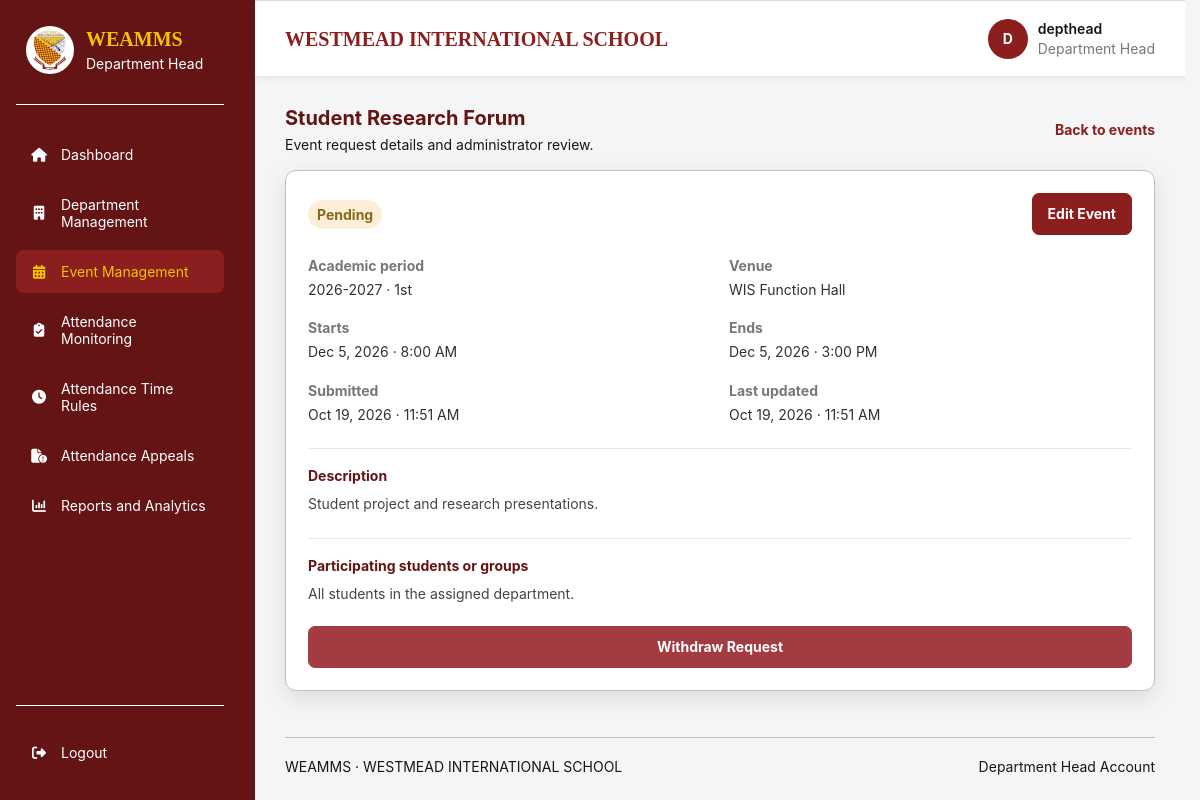
The app's page /department-head/events/view.php?id=5 (signed in) with its own data.
### tables this page shows
CREATE TABLE `events` (
  `event_id` bigint(20) UNSIGNED NOT NULL,
  `department_id` bigint(20) UNSIGNED NOT NULL,
  `requested_by` bigint(20) UNSIGNED NOT NULL,
  `academic_period_id` bigint(20) UNSIGNED NOT NULL,
  `event_title` varchar(200) NOT NULL,
  `event_description` text DEFAULT NULL,
  `venue` varchar(200) DEFAULT NULL,
  `start_at` datetime NOT NULL,
  `end_at` datetime NOT NULL,
  `attendance_opens_at` datetime DEFAULT NULL,
  `attendance_closes_at` datetime DEFAULT NULL,
  `event_status` enum('pending','approved','rejected','cancelled','cancellation_requested','completed') NOT NULL DEFAULT 'pending',
  `admin_reviewed_by` bigint(20) UNSIGNED DEFAULT NULL,
  `admin_reviewed_at` datetime DEFAULT NULL,
  `admin_remarks` text DEFAULT NULL,
  `cancellation_requested_at` datetime DEFAULT NULL,
  `cancellation_requested_by` bigint(20) UNSIGNED DEFAULT NULL,
  `cancellation_request_remarks` text DEFAULT NULL,
  `created_at` timestamp NOT NULL DEFAULT current_timestamp(),
  `updated_at` timestamp NOT NULL DEFAULT current_timestamp() ON UPDATE current_timestamp()
);

CREATE TABLE `academic_periods` (
  `academic_period_id` bigint(20) UNSIGNED NOT NULL,
  `academic_year` varchar(20) NOT NULL,
  `semester` enum('1st','2nd','Summer','Other') NOT NULL DEFAULT '1st',
  `start_date` date NOT NULL,
  `end_date` date NOT NULL,
  `is_current` tinyint(1) NOT NULL DEFAULT 0,
  `created_at` timestamp NOT NULL DEFAULT current_timestamp()
);

### includes/department_head_context.php (called while the page is built, shortened)
<?php
function dhEscape(mixed $value): string
{
    return htmlspecialchars(
        (string) $value,
        ENT_QUOTES,
        'UTF-8'
    );
}

### department-head/events/view.php (the view, shortened to what this page needs)
<?php
require_once __DIR__ . '/../../includes/department_head_layout_start.php';
$eventId = filter_var($_GET['id'] ?? null, FILTER_VALIDATE_INT);
$stmt = $pdo->prepare(
    'SELECT e.event_id, e.event_title, e.event_description, e.venue,
            e.start_at, e.end_at, e.event_status, e.admin_remarks,
            e.cancellation_request_remarks, e.cancellation_requested_at,
            e.created_at, e.updated_at, ap.academic_year, ap.semester
     FROM events e
     INNER JOIN academic_periods ap
        ON ap.academic_period_id = e.academic_period_id
     WHERE e.event_id = ? AND e.department_id = ?
     LIMIT 1'
);
$stmt->execute([$eventId, $departmentId]);
$event = $stmt->fetch(PDO::FETCH_ASSOC);
$eventStatus = strtolower($event['event_status']);
$participantStmt = $pdo->prepare(
    'SELECT participant_type, student_id, year_level, section
     FROM event_participants WHERE event_id = ?'
);
$participantStmt->execute([$eventId]);
$participants = $participantStmt->fetchAll(PDO::FETCH_ASSOC);
$hasPendingChange = false;
?>
<section class="dashboard-section management-page">
    <div class="section-heading">
        <div>
            <h2><?= dhEscape($event['event_title']) ?></h2>
            <p>Event request details and administrator review.</p>
        </div>
        <a class="management-link" href="<?= dhEscape($baseUrl) ?>/department-head/events/index.php">Back to events</a>
    </div>
    <div class="management-detail department-panel">
        <div class="management-detail-heading">
            <span class="status-pill status-<?= dhEscape($eventStatus) ?>"><?= dhEscape(ucwords(str_replace('_', ' ', $eventStatus))) ?></span>
            <?php if (in_array($eventStatus, ['pending', 'rejected'], true) || ($eventStatus === 'approved' && !$hasPendingChange)): ?>
                <a class="management-button" href="<?= dhEscape($baseUrl) ?>/department-head/events/edit.php?id=<?= (int) $eventId ?>">Edit Event</a>
            <?php endif; ?>
        </div>
        <dl class="management-detail-grid">
            <div>
                <dt>Academic period</dt>
                <dd><?= dhEscape($event['academic_year']) ?> · <?= dhEscape($event['semester']) ?></dd>
            </div>
            <div>
                <dt>Venue</dt>
                <dd><?= dhEscape($event['venue'] ?: 'Not specified') ?></dd>
            </div>
            <div>
                <dt>Starts</dt>
                <dd><?= dhEscape(date('M j, Y · g:i A', strtotime($event['start_at']))) ?></dd>
            </div>
            <div>
                <dt>Ends</dt>
                <dd><?= dhEscape(date('M j, Y · g:i A', strtotime($event['end_at']))) ?></dd>
            </div>
            <div>
                <dt>Submitted</dt>
                <dd><?= dhEscape(date('M j, Y · g:i A', strtotime($event['created_at']))) ?></dd>
            </div>
            <div>
                <dt>Last updated</dt>
                <dd><?= dhEscape(date('M j, Y · g:i A', strtotime($event['updated_at']))) ?></dd>
            </div>
        </dl>
        <div class="management-detail-section">
            <h3>Description</h3>
            <p><?= nl2br(dhEscape($event['event_description'] ?: 'No description provided.')) ?></p>
        </div>
        <div class="management-detail-section">
            <h3>Participating students or groups</h3>
            <?php if ($participants === []): ?>
                <p>All students in the assigned department.</p>
            <?php endif; ?>
        </div>
        <?php if (in_array($eventStatus, ['pending', 'approved'], true)): ?>
            <form class="management-form-actions" method="post" action="<?= dhEscape($baseUrl) ?>/department-head/events/cancel.php">
                <?php if ($eventStatus === 'approved'): ?>
                    <label for="cancellation-remarks">Reason for cancellation</label>
                    <textarea id="cancellation-remarks" name="remarks" maxlength="1000" required></textarea>
                    <button class="management-button management-button-danger" type="submit">Request Cancellation</button>
                <?php else: ?>
                    <button class="management-button management-button-danger" type="submit">Withdraw Request</button>
                <?php endif; ?>
            </form>
        <?php endif; ?>
    </div>
</section>
<?php require __DIR__ . '/../../includes/footer.php'; ?>
</main>
</body>
</html>

### assets/css/style.css (style rules this page uses)
:root { --wis-maroon-light: #B43737; --wis-maroon: #8B1E1E; --wis-maroon-dark: #641414; --wis-gold: #F2C300; --wis-gold-dark: #D6A900; --wis-white: #FFFFFF; --wis-light-blue: #E8F0FE; --wis-black: #171717; --wis-background: #F5F5F5; --wis-border: #B8C1CC; --wis-shadow: 0 8px 25px rgba(0, 0, 0, 0.10); }
* { box-sizing: border-box; margin: 0; padding: 0; }
html { scroll-behavior: smooth; }
body { display: flex; justify-content: center; align-items: flex-start; min-height: 100vh; padding: 0 20px; background: var(--wis-background); color: var(--wis-black); font-family: Arial, Helvetica, sans-serif; }
form { width: 100%; margin: 0 auto; }
button { display: block; width: 100%; min-height: 48px; padding: 12px 14px; border: 2px solid var(--wis-maroon); border-radius: 7px; background: var(--wis-maroon); color: var(--wis-white); font-family: Arial, Helvetica, sans-serif; font-size: 14px; font-weight: 700; cursor: pointer; transition: background 0.2s ease, border-color 0.2s ease, color 0.2s ease, transform 0.2s ease; }

### records on screen
events: event_title "Student Research Forum", event_status "Pending", academic_period.academic_year "2026-2027", academic_period.semester "1st", venue "WIS Function Hall", start_at "Dec 5, 2026 · 8:00 AM", end_at "Dec 5, 2026 · 3:00 PM", created_at "Oct 19, 2026 · 11:51 AM", updated_at "Oct 19, 2026 · 11:51 AM", event_description "Student project and research presentations."

### other values on screen
str_replace('_', ' ', $role) "Department Head"
$label "Dashboard"
$label "Department Management"
$label "Event Management"
$label "Attendance Monitoring"
$label "Attendance Time Rules"
$label "Attendance Appeals"
$label "Reports and Analytics"
$initial "D"
$username "depthead"
$userRole "Department Head"
$footerRoleLabel "Department Head"
